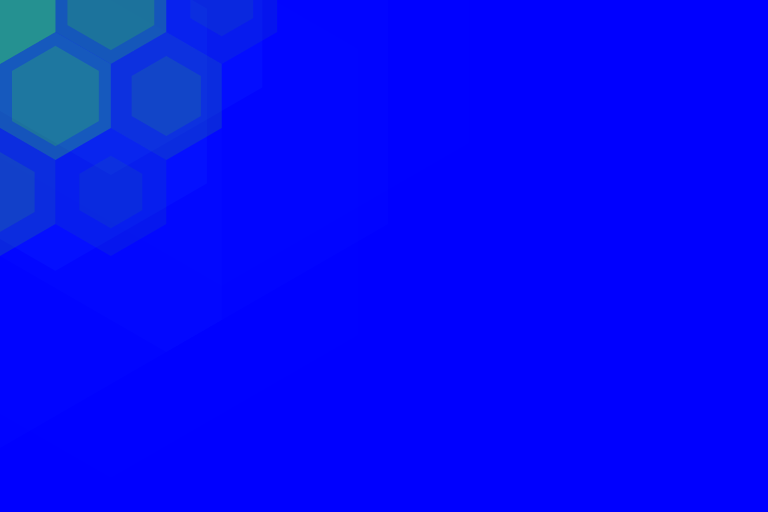
Frame 1 (no input)
Frame 60 (the mouse pressed at the canvas centre just before this capture): identical to frame 1, image omitted
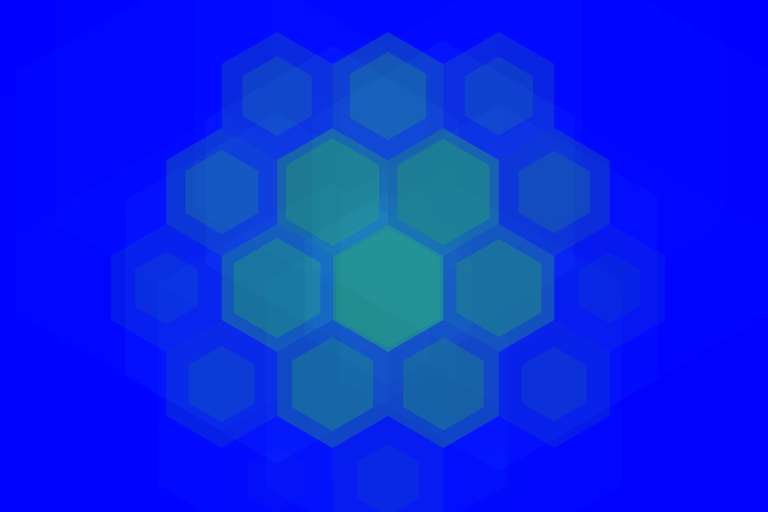
Frame 120 (the mouse held since frame 60 and released just before this capture)

The Processing sketch that drew these frames (run headless with seeded random() and noise(); from frame 60 on, the mouse is pressed at the canvas centre):

// Processing sketch: processing_50237
// ── processing_50237.pde

float rootThree = sqrt(3);
float rootThreeOverTwo = sqrt(3)/2;
float hexRadius = 64;
int hexCountX;
int hexCountY;

void DrawHexagon( float x, float y, float radius ) {
  float xOffset = rootThreeOverTwo * radius;
  float yOffset = 0.5 * radius;
  
  beginShape();
  vertex( x, y + radius );
  vertex( x - xOffset, y + yOffset );
  vertex( x - xOffset, y - yOffset );
  vertex( x, y - radius );
  vertex( x + xOffset, y - yOffset );
  vertex( x + xOffset, y + yOffset );
  endShape( CLOSE );
}

void setup() {
  size( 768, 512 );
  noStroke();
  smooth();
  
  hexCountX = ceil( width / hexRadius / rootThree ) + 1;
  hexCountY = ceil( height / hexRadius / 1.5 ) + 1;
}

void draw() {
  background( 0, 0, 255 );
  
  PVector mouse = new PVector( mouseX, mouseY );
  PVector hexCenter;
  
  for( int i = 0; i < hexCountX; i++ ) {
    for( int j = 0; j < hexCountY; j++ ) {
      hexCenter = new PVector( (i * hexRadius * rootThree) + ((j%2) * hexRadius * rootThreeOverTwo),  j * hexRadius * 1.5 );
      
      float dist = mouse.dist( hexCenter );
      fill( 31, 127, 127, 255 - dist );
      DrawHexagon( hexCenter.x, hexCenter.y, hexRadius );
      DrawHexagon( hexCenter.x, hexCenter.y, max( hexRadius - dist/8, 0) );
      
      fill( 63, 255, 255, 15 - dist/16 );
      DrawHexagon( hexCenter.x, hexCenter.y, hexRadius + dist );
    }
  }
}
